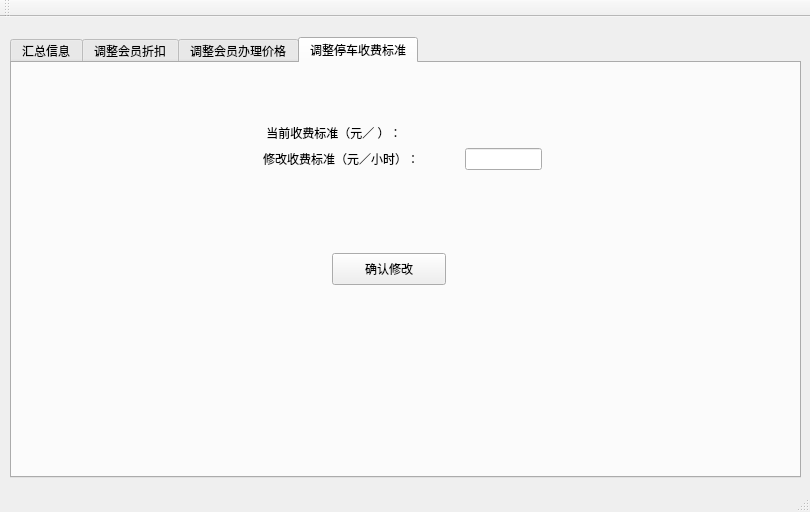
<?xml version="1.0" encoding="UTF-8"?>
<ui version="4.0">
 <class>AdminWindow</class>
 <widget class="QMainWindow" name="AdminWindow">
  <property name="geometry">
   <rect>
    <x>0</x>
    <y>0</y>
    <width>810</width>
    <height>512</height>
   </rect>
  </property>
  <property name="windowTitle">
   <string>AdminWindow</string>
  </property>
  <widget class="QWidget" name="centralWidget">
   <widget class="QTabWidget" name="tabWidget">
    <property name="geometry">
     <rect>
      <x>10</x>
      <y>20</y>
      <width>791</width>
      <height>441</height>
     </rect>
    </property>
    <property name="currentIndex">
     <number>3</number>
    </property>
    <widget class="QWidget" name="allInfoTab">
     <attribute name="title">
      <string>汇总信息</string>
     </attribute>
     <widget class="QWidget" name="formLayoutWidget_3">
      <property name="geometry">
       <rect>
        <x>140</x>
        <y>0</y>
        <width>160</width>
        <height>80</height>
       </rect>
      </property>
      <layout class="QFormLayout" name="formLayout_3">
       <item row="0" column="0">
        <widget class="QLabel" name="label_5">
         <property name="text">
          <string>起始日期</string>
         </property>
        </widget>
       </item>
       <item row="0" column="1">
        <widget class="QDateEdit" name="begDateEdit"/>
       </item>
       <item row="1" column="0">
        <widget class="QLabel" name="label_8">
         <property name="text">
          <string>结束日期</string>
         </property>
        </widget>
       </item>
       <item row="1" column="1">
        <widget class="QDateEdit" name="endDateEdit"/>
       </item>
      </layout>
     </widget>
     <widget class="QPushButton" name="submitBtn">
      <property name="geometry">
       <rect>
        <x>280</x>
        <y>90</y>
        <width>114</width>
        <height>32</height>
       </rect>
      </property>
      <property name="text">
       <string>查询</string>
      </property>
     </widget>
     <widget class="QTableView" name="tableView">
      <property name="geometry">
       <rect>
        <x>10</x>
        <y>130</y>
        <width>771</width>
        <height>271</height>
       </rect>
      </property>
     </widget>
     <widget class="QWidget" name="formLayoutWidget_4">
      <property name="geometry">
       <rect>
        <x>370</x>
        <y>0</y>
        <width>161</width>
        <height>80</height>
       </rect>
      </property>
      <layout class="QFormLayout" name="formLayout_4">
       <item row="0" column="0">
        <widget class="QLabel" name="label_6">
         <property name="text">
          <string>停车数量：       </string>
         </property>
        </widget>
       </item>
       <item row="0" column="1">
        <widget class="QLabel" name="carNumLabel">
         <property name="text">
          <string/>
         </property>
        </widget>
       </item>
       <item row="1" column="0">
        <widget class="QLabel" name="label_9">
         <property name="text">
          <string>停车收费总额：</string>
         </property>
        </widget>
       </item>
       <item row="1" column="1">
        <widget class="QLabel" name="allIncomeLabel">
         <property name="text">
          <string/>
         </property>
        </widget>
       </item>
       <item row="2" column="0">
        <widget class="QLabel" name="label_11">
         <property name="text">
          <string>会员办理总额：</string>
         </property>
        </widget>
       </item>
       <item row="2" column="1">
        <widget class="QLabel" name="vipSumPriceLabel">
         <property name="text">
          <string/>
         </property>
        </widget>
       </item>
      </layout>
     </widget>
    </widget>
    <widget class="QWidget" name="changeDiscountTab">
     <attribute name="title">
      <string>调整会员折扣</string>
     </attribute>
     <widget class="QWidget" name="formLayoutWidget">
      <property name="geometry">
       <rect>
        <x>240</x>
        <y>50</y>
        <width>301</width>
        <height>80</height>
       </rect>
      </property>
      <layout class="QFormLayout" name="formLayout">
       <item row="0" column="0">
        <widget class="QLabel" name="label">
         <property name="text">
          <string>当前会员折扣：                              </string>
         </property>
        </widget>
       </item>
       <item row="0" column="1">
        <widget class="QLabel" name="nowDiscountLabel">
         <property name="text">
          <string/>
         </property>
        </widget>
       </item>
       <item row="1" column="0">
        <widget class="QLabel" name="label_2">
         <property name="text">
          <string> 修改会员折扣：                              </string>
         </property>
        </widget>
       </item>
       <item row="1" column="1">
        <widget class="QLineEdit" name="newDiscountEdit"/>
       </item>
      </layout>
     </widget>
     <widget class="QPushButton" name="changeDiscountBtn">
      <property name="geometry">
       <rect>
        <x>320</x>
        <y>190</y>
        <width>114</width>
        <height>32</height>
       </rect>
      </property>
      <property name="text">
       <string>确认修改</string>
      </property>
     </widget>
    </widget>
    <widget class="QWidget" name="changePriceTab">
     <attribute name="title">
      <string>调整会员办理价格</string>
     </attribute>
     <widget class="QWidget" name="formLayoutWidget_2">
      <property name="geometry">
       <rect>
        <x>240</x>
        <y>50</y>
        <width>301</width>
        <height>80</height>
       </rect>
      </property>
      <layout class="QFormLayout" name="formLayout_2">
       <item row="0" column="0">
        <widget class="QLabel" name="label_3">
         <property name="text">
          <string>当前会员办理价格：                        </string>
         </property>
        </widget>
       </item>
       <item row="0" column="1">
        <widget class="QLabel" name="nowVIPPriceLabel">
         <property name="text">
          <string/>
         </property>
        </widget>
       </item>
       <item row="1" column="0">
        <widget class="QLabel" name="label_4">
         <property name="text">
          <string>修改会员办理价格：                        </string>
         </property>
        </widget>
       </item>
       <item row="1" column="1">
        <widget class="QLineEdit" name="newVIPPriceEdit">
         <property name="text">
          <string/>
         </property>
        </widget>
       </item>
      </layout>
     </widget>
     <widget class="QPushButton" name="changeVIPPriceBtn">
      <property name="geometry">
       <rect>
        <x>320</x>
        <y>190</y>
        <width>114</width>
        <height>32</height>
       </rect>
      </property>
      <property name="text">
       <string>确认修改</string>
      </property>
     </widget>
    </widget>
    <widget class="QWidget" name="tab">
     <attribute name="title">
      <string>调整停车收费标准</string>
     </attribute>
     <widget class="QWidget" name="formLayoutWidget_5">
      <property name="geometry">
       <rect>
        <x>240</x>
        <y>50</y>
        <width>301</width>
        <height>80</height>
       </rect>
      </property>
      <layout class="QFormLayout" name="formLayout_5">
       <item row="0" column="0">
        <widget class="QLabel" name="label_7">
         <property name="text">
          <string> 当前收费标准（元／ ）：                 </string>
         </property>
        </widget>
       </item>
       <item row="1" column="0">
        <widget class="QLabel" name="label_10">
         <property name="text">
          <string>修改收费标准（元／小时）：           </string>
         </property>
        </widget>
       </item>
       <item row="0" column="1">
        <widget class="QLabel" name="nowPriceLabel">
         <property name="text">
          <string/>
         </property>
        </widget>
       </item>
       <item row="1" column="1">
        <widget class="QLineEdit" name="newPriceEdit"/>
       </item>
      </layout>
     </widget>
     <widget class="QPushButton" name="changePriceBtn">
      <property name="geometry">
       <rect>
        <x>320</x>
        <y>190</y>
        <width>114</width>
        <height>32</height>
       </rect>
      </property>
      <property name="text">
       <string>确认修改</string>
      </property>
     </widget>
    </widget>
   </widget>
  </widget>
  <widget class="QMenuBar" name="menuBar">
   <property name="geometry">
    <rect>
     <x>0</x>
     <y>0</y>
     <width>810</width>
     <height>22</height>
    </rect>
   </property>
  </widget>
  <widget class="QToolBar" name="mainToolBar">
   <attribute name="toolBarArea">
    <enum>TopToolBarArea</enum>
   </attribute>
   <attribute name="toolBarBreak">
    <bool>false</bool>
   </attribute>
  </widget>
  <widget class="QStatusBar" name="statusBar"/>
 </widget>
 <layoutdefault spacing="6" margin="11"/>
 <resources/>
 <connections/>
</ui>
